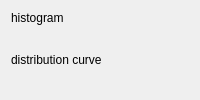
              <widget class="QWidget" name="tabWidget_3Page1">
               <attribute name="title">
                <string>Equalized</string>
               </attribute>
               <layout class="QGridLayout" name="gridLayout_5">
                <item row="1" column="0">
                 <widget class="QLabel" name="equalize_histo">
                  <property name="sizePolicy">
                   <sizepolicy hsizetype="Preferred" vsizetype="Preferred">
                    <horstretch>0</horstretch>
                    <verstretch>0</verstretch>
                   </sizepolicy>
                  </property>
                  <property name="text">
                   <string/>
                  </property>
                 </widget>
                </item>
                <item row="2" column="0">
                 <widget class="QLabel" name="label_8">
                  <property name="sizePolicy">
                   <sizepolicy hsizetype="Preferred" vsizetype="Fixed">
                    <horstretch>0</horstretch>
                    <verstretch>0</verstretch>
                   </sizepolicy>
                  </property>
                  <property name="text">
                   <string>distribution curve</string>
                  </property>
                 </widget>
                </item>
                <item row="0" column="0">
                 <widget class="QLabel" name="label_7">
                  <property name="sizePolicy">
                   <sizepolicy hsizetype="Preferred" vsizetype="Fixed">
                    <horstretch>0</horstretch>
                    <verstretch>0</verstretch>
                   </sizepolicy>
                  </property>
                  <property name="text">
                   <string>histogram</string>
                  </property>
                 </widget>
                </item>
                <item row="3" column="0">
                 <widget class="QLabel" name="equalize_dist">
                  <property name="sizePolicy">
                   <sizepolicy hsizetype="Preferred" vsizetype="Preferred">
                    <horstretch>0</horstretch>
                    <verstretch>0</verstretch>
                   </sizepolicy>
                  </property>
                  <property name="text">
                   <string/>
                  </property>
                 </widget>
                </item>
               </layout>
              </widget>
